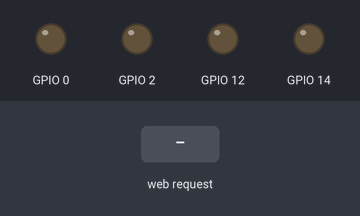
Simulated run of this sketch. Board: ESP8266 (NodeMCU). Parts: output pins drawn as LEDs (lit = HIGH). The test bench sets the inputs (shaded band). WiFi joins after 1.5 s; servers stay silent unless stated; what the sketch prints to the serial monitor is not drawn.

Above: at 2.7 s.
2.8 s: HTTP request GET /RIGHT received
At 3.9 s:
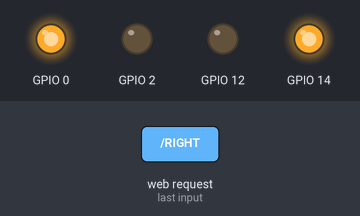
4.3 s: HTTP request GET /LEFT received
At 5.1 s:
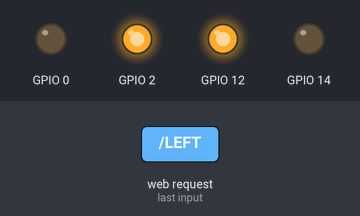
5.8 s: HTTP request GET /FORWARD received
At 6.2 s:
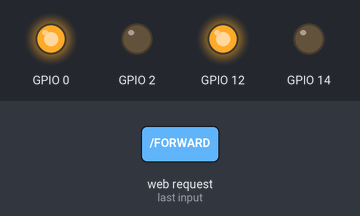
7.3 s: HTTP request GET /BACKWARD received
At 8.5 s:
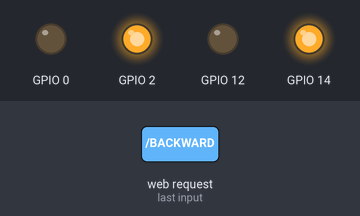
Timing chart, 0 to 9.8 s (numbered marks = the images above; inputs shaded):
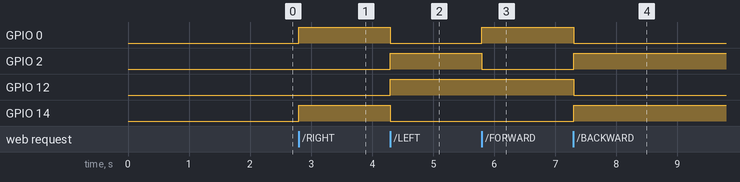

Measured:
- after the input at 2.8 s, GPIO 0, GPIO 14: LOW → HIGH at once
- after the input at 4.3 s, GPIO 0, GPIO 14: HIGH → LOW at once; GPIO 2, GPIO 12: LOW → HIGH at once
- after the input at 5.8 s, GPIO 0: LOW → HIGH at once; GPIO 2: HIGH → LOW at once
- after the input at 7.3 s, GPIO 0, GPIO 12: HIGH → LOW at once; GPIO 2, GPIO 14: LOW → HIGH at once

The sketch:

nodeMCU_CAR.ino
```cpp
#include <ESP8266WiFi.h>

const char* ssid = ""; //give yours
const char* password = "";

WiFiServer server(80);

void setup() {
  pinMode(12,OUTPUT);
pinMode(14,OUTPUT);
pinMode(2,OUTPUT);
pinMode(0,OUTPUT);
  Serial.begin(115200);
  delay(10);


  // Connect to WiFi network
  Serial.println();
  Serial.println();
  Serial.print("Connecting to ");
  Serial.println(ssid);

  WiFi.begin(ssid, password);

  while (WiFi.status() != WL_CONNECTED) {
    delay(500);
    Serial.print(".");
  }
  Serial.println("");
  Serial.println("WiFi connected");

  // Start the server
  server.begin();
  Serial.println("Server started");

  // Print the IP address
  Serial.print("Use this URL to connect: ");
  Serial.print("http://");
  Serial.print(WiFi.localIP());
  Serial.println("/");

}

void loop() {
  // Check if a client has connected
  WiFiClient client = server.available();
  if (!client) {
    return;
  }

  // Wait until the client sends some data
  Serial.println("new client");
  while(!client.available()){
    delay(1);
  }

  // Read the first line of the request
  String request = client.readStringUntil('\r');
  Serial.println(request);
  client.flush();

  // Match the request

  String value="";
  if (request.indexOf("/RIGHT") != -1)  {
     digitalWrite(12,LOW );
      digitalWrite(14,HIGH);
      digitalWrite(2,LOW );
      digitalWrite(0,HIGH);
    value = "RIGHT";
  }
  if (request.indexOf("/LEFT") != -1)  {
     digitalWrite(12,HIGH );
      digitalWrite(14,LOW);
      digitalWrite(2,HIGH );
      digitalWrite(0,LOW);
    value ="LEFT";
  }
  if (request.indexOf("/FORWARD") != -1)  {
    digitalWrite(12,HIGH);
      digitalWrite(14,LOW );
      digitalWrite(2,LOW );
      digitalWrite(0,HIGH );
    value ="FORWARD";
  }
   if (request.indexOf("/BACKWARD") != -1)  {
    digitalWrite(12,LOW);
      digitalWrite(14,HIGH );
      digitalWrite(2,HIGH );
      digitalWrite(0,LOW );
    value ="BACKWARD";
  }
  if (request.indexOf("/STOP") != -1)  {
   digitalWrite(12,LOW );
      digitalWrite(14,LOW);
      digitalWrite(2,LOW );
      digitalWrite(0,LOW);
    value ="STOP";
  }


// Set ledPin according to the request
//digitalWrite(ledPin, value);

  // Return the response
  client.println("HTTP/1.1 200 OK");
  client.println("Content-Type: text/html");
  client.println(""); //  do not forget this one
  client.println("<!DOCTYPE HTML>");
  client.println("<html>");

  client.print("Your car is moving ");

  if(value == "RIGHT") {
    client.print("RIGHT");
  } else if(value="LEFT"){
    client.print("LEFT");
  }
  else if(value=="FORWARD")
  {
    client.print("FORWARD");
  }
  else if(value=="BACKWARD")
  {
    client.print("BACKWARD");
  }
  else if(value=="STOP")
  {
    client.print("STOP");
  }

  client.println("<br><br>");
  client.println("<a href=\"/RIGHT\"\"><button>RIGHT </button></a>");
  client.println("<a href=\"/LEFT\"\"><button>LEFT </button></a><br />");
  client.println("<a href=\"/FORWARD\"\"><button>FORWARD </button></a><br />");
  client.println("<a href=\"/BACKWARD\"\"><button>BACKWARD </button></a><br />");
  client.println("<a href=\"/STOP\"\"><button>STOP </button></a><br />");
  client.println("</html>");

  delay(1);
  Serial.println("Client disonnected");
  Serial.println("");

}
```
